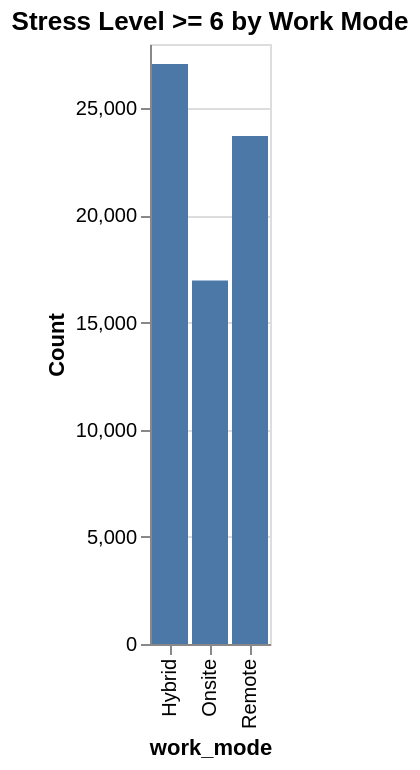

Write notebook code for a chart like this one.
### Code cell
# Filter data for burnout score >= 6
filtered_df = df[df['stress_level'] >= 6]

# Group by Work_Mode and count
burnout_by_mode = filtered_df.groupby('work_mode').size().reset_index(name='Count')

# Create bar chart with Altair
chart = alt.Chart(burnout_by_mode).mark_bar().encode(
    x='work_mode:N',
    y='Count:Q',
    tooltip=['work_mode', 'Count']
).properties(
    title='Stress Level >= 6 by Work Mode'
)

chart.display()

### Figure 1 — Vega-Lite specification as saved in the notebook (floating-point values rounded to 4 significant figures)
{"config": {"view": {"continuousWidth": 300, "continuousHeight": 300}}, "data": {"name": "data-8033a423b7c2cf98907c22e27f231191"}, "mark": {"type": "bar"}, "encoding": {"tooltip": [{"field": "work_mode", "type": "nominal"}, {"field": "Count", "type": "quantitative"}], "x": {"field": "work_mode", "type": "nominal"}, "y": {"field": "Count", "type": "quantitative"}}, "title": "Stress Level >= 6 by Work Mode", "$schema": "https://vega.github.io/schema/vega-lite/v6.1.0.json", "datasets": {"data-8033a423b7c2cf98907c22e27f231191": [{"work_mode": "Hybrid", "Count": 27068}, {"work_mode": "Onsite", "Count": 16963}, {"work_mode": "Remote", "Count": 23704}]}}
